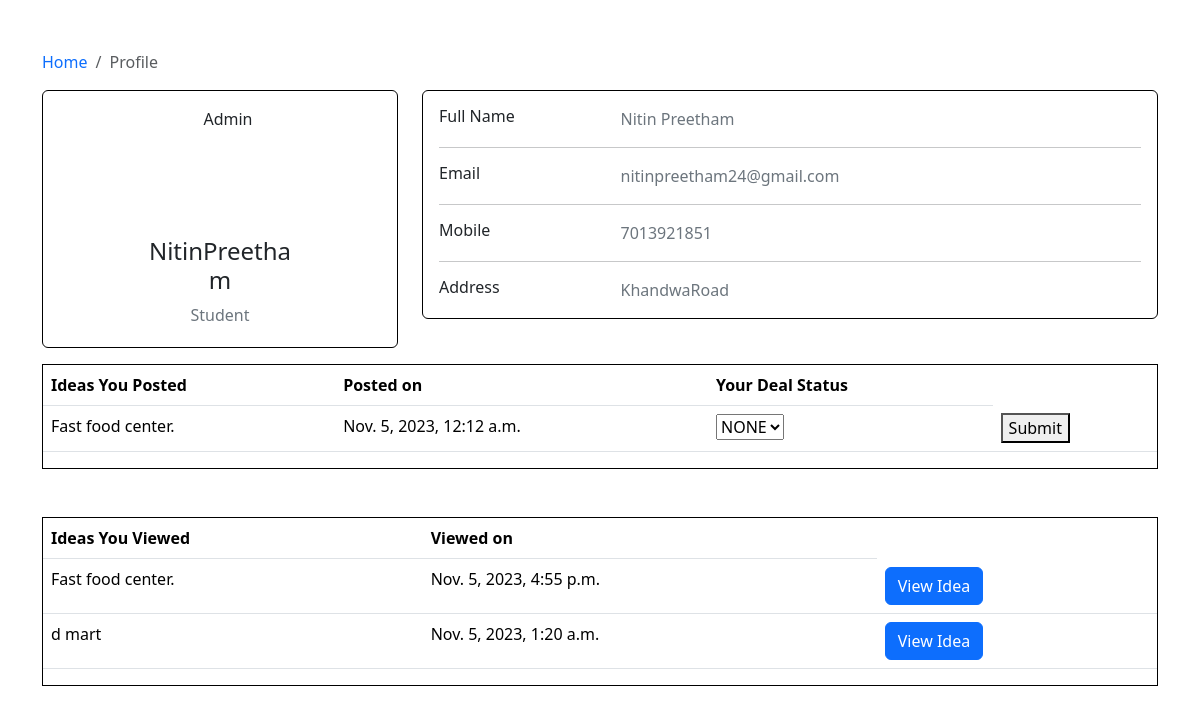
/profile (signed in), run on the app's committed database.
### app/models.py (models this page shows)
class UserProfile(models.Model):
   user = models.OneToOneField(User,on_delete=callable)
   mobile = models.IntegerField(blank=True,null=True)
   address = models.CharField(max_length=1000,blank=True,null=True)
   profession = models.CharField(max_length=50,blank=True,null=True)

class Idea(models.Model):
    approved_choices = [
        ('Yes', 'Yes'),
        ('No', 'No'),
    ]
    idea_title = models.CharField(max_length=255)
    idea_description = models.CharField(max_length=1000)
    idea_instant_investment = models.IntegerField()
    idea_total_investment = models.IntegerField()
    idea_industry = models.CharField(max_length=50,blank=True, null=True)
    uploaded_by = models.ForeignKey(User, on_delete=models.CASCADE,blank=True, null=True)
    idea_posted_by_name= models.CharField(max_length=50,blank=True, null=True)
    idea_posted_by_mail= models.CharField(max_length=50,blank=True, null=True)
    idea_posted_by_mobile= models.IntegerField(blank=True, null=True)
    idea_posted_by_address= models.CharField(max_length=1000,blank=True, null=True)
    posted_datetime = models.DateTimeField(auto_now=True)
    idea_approved= models.CharField(max_length=3,choices=approved_choices,default='No')

class Idea_viewed(models.Model):
    user = models.ForeignKey(User, on_delete=models.CASCADE)
    Idea = models.ForeignKey(Idea, on_delete=models.CASCADE)
    viewed_at = models.DateTimeField(auto_now_add=True)

### app/views.py (the view, shortened to what this page needs)
# urls.py: path('profile', views.profile, name='profile'),
def profile(request):
    user = request.user
    Ideas = Idea.objects.filter(uploaded_by=user).order_by('-posted_datetime')
    Ideaviewed =Idea_viewed.objects.filter(user=user).order_by('-viewed_at')
    profile = UserProfile.objects.get(user=user)
    Ideabought=Idea_bought.objects.filter(user=user).order_by('-bought_at')
    return render(request, 'profile.html', {'user': user, 'Ideas': Ideas,'Ideaviewed':Ideaviewed,'profile':profile,'Idea_bought':Ideabought})

### templates/profile.html (shortened to what this page needs)
<!DOCTYPE html>
<html lang="en">
<head>
    <link href="https://cdn.jsdelivr.net/npm/bootstrap@5.3.1/dist/css/bootstrap.min.css" rel="stylesheet">
</head>
<body>
    <div class="container">
        <div class="main-body" style="margin-top: 50px;">
              <nav aria-label="breadcrumb" class="main-breadcrumb">
                <ol class="breadcrumb">
                  <li class="breadcrumb-item"><a href="/" style="text-decoration: none;">Home</a></li>
                  <li class="breadcrumb-item active" aria-current="page">Profile</li>
                </ol>
              </nav>
              <div class="row gutters-sm">
                <div class="col-md-4 mb-3">
                  <div class="card" style="border: 1px black solid;">
                    <div class="card-body">
                      <div class="d-flex flex-column align-items-center text-center">
                        <img src="https://bootdey.com/img/Content/avatar/avatar7.png" alt="Admin" class="rounded-circle" width="114" height="114">
                        <div class="mt-3" style="width: 50%; text-align: center;">
                          <h4>{{user.username}}</h4>
                          <p class="text-secondary mb-1">{{profile.profession}}</p>
                        </div>
                      </div>
                    </div>
                  </div>
                </div>
                <div class="col-md-8">
                  <div class="card mb-3" style="border: 1px solid black;">
                    <div class="card-body">
                      <div class="row">
                        <div class="col-sm-3">
                          <h6 class="mb-0">Full Name</h6>
                        </div>
                        <div class="col-sm-9 text-secondary">
                          {{user.first_name}} {{user.last_name}}
                        </div>
                      </div>
                      <hr>
                      <div class="row">
                        <div class="col-sm-3">
                          <h6 class="mb-0">Email</h6>
                        </div>
                        <div class="col-sm-9 text-secondary">
                         {{user.email}}
                        </div>
                      </div>
                      <hr>
                      <div class="row">
                        <div class="col-sm-3">
                          <h6 class="mb-0">Mobile</h6>
                        </div>
                        <div class="col-sm-9 text-secondary">
                          {{profile.mobile}}
                        </div>
                      </div>
                      <hr>
                      <div class="row">
                        <div class="col-sm-3">
                          <h6 class="mb-0">Address</h6>
                        </div>
                        <div class="col-sm-9 text-secondary">
                          {{profile.address}}
                        </div>
                      </div>
                    </div>
                  </div>
                </div>
              </div>
            <div style="border: 1px solid black;">
                <table class="table">
                    <thead>
                      <tr>
                        <th scope="col">Ideas You Posted</th>
                        <th scope="col">Posted on</th>
                        <th scope="col">Your Deal Status</th>
                      </tr>
                    </thead>
                    <tbody>
                        {% for Idea in Ideas %}
                        <form method="POST">
                      <tr>
                        <td>{{Idea.idea_title}}</td>
                        <td>{{Idea.posted_datetime}}</td>
                        <td><select name="idea_provider_deal_status" id="idea_provider_deal_status">
                          <option value="NONE">NONE</option>
                        </select></td>
                        <td><button type="submit">Submit</button></td>
                      </tr></form>
                      {% endfor %}
                    </tbody>
                  </table>
            </div> <br><br>
            <div style="border: 1px solid black;">
                <table class="table">
                    <thead>
                      <tr>
                        <th scope="col">Ideas You Viewed</th>
                        <th scope="col">Viewed on</th>
                      </tr>
                    </thead>
                    <tbody>
                        {% for Ideaviewed in Ideaviewed %}
                      <tr>
                        <td>{{Ideaviewed.Idea.idea_title}}</td>
                        <td>{{Ideaviewed.viewed_at}}</td>
                        <td><button type="button" class="btn btn-primary" data-bs-toggle="modal" data-bs-target="#Modal{{Ideaviewed.id}}">View Idea</button></td>
                      </tr>{% endfor %}
                    </tbody>
                  </table>
            </div>
            </div>
        </div>
    </body>
  </html>

### data on the page
UserProfile: profession "Student", mobile "7013921851", address "KhandwaRoad"
Idea: idea_title "Fast food center.", posted_datetime "Nov. 5, 2023, 12:12 a.m."
Idea_viewed: Idea.idea_title "Fast food center.", viewed_at "Nov. 5, 2023, 4:55 p.m."
Idea_viewed: Idea.idea_title "d mart", viewed_at "Nov. 5, 2023, 1:20 a.m."

### other printed values
{{ user.username }} "NitinPreetham"
{{ user.first_name }} "Nitin"
{{ user.last_name }} "Preetham"
{{ user.email }} "nitinpreetham24@gmail.com"
